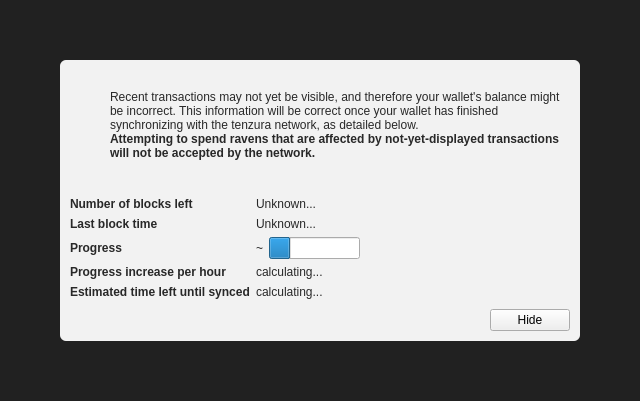
<?xml version="1.0" encoding="UTF-8"?>
<ui version="4.0">
 <class>ModalOverlay</class>
 <widget class="ModalOverlay" name="ModalOverlay">
  <property name="geometry">
   <rect>
    <x>0</x>
    <y>0</y>
    <width>640</width>
    <height>401</height>
   </rect>
  </property>
  <property name="windowTitle">
   <string>Form</string>
  </property>
  <layout class="QVBoxLayout" name="verticalLayout" stretch="0">
   <property name="sizeConstraint">
    <enum>QLayout::SetDefaultConstraint</enum>
   </property>
   <property name="leftMargin">
    <number>0</number>
   </property>
   <property name="topMargin">
    <number>0</number>
   </property>
   <property name="rightMargin">
    <number>0</number>
   </property>
   <property name="bottomMargin">
    <number>0</number>
   </property>
   <item>
    <widget class="QWidget" name="bgWidget" native="true">
     <property name="styleSheet">
      <string notr="true">#bgWidget { background: rgba(0,0,0,220); }</string>
     </property>
     <layout class="QVBoxLayout" name="verticalLayoutMain" stretch="1">
      <property name="leftMargin">
       <number>60</number>
      </property>
      <property name="topMargin">
       <number>60</number>
      </property>
      <property name="rightMargin">
       <number>60</number>
      </property>
      <property name="bottomMargin">
       <number>60</number>
      </property>
      <item>
       <widget class="QWidget" name="contentWidget" native="true">
        <property name="styleSheet">
         <string notr="true">#contentWidget { background: rgba(255,255,255,240); border-radius: 6px; }

QLabel { color: rgb(40,40,40);  }</string>
        </property>
        <layout class="QVBoxLayout" name="verticalLayoutSub" stretch="1,0,0,0">
         <property name="spacing">
          <number>0</number>
         </property>
         <property name="leftMargin">
          <number>10</number>
         </property>
         <property name="topMargin">
          <number>10</number>
         </property>
         <property name="rightMargin">
          <number>10</number>
         </property>
         <property name="bottomMargin">
          <number>10</number>
         </property>
         <item>
          <layout class="QHBoxLayout" name="horizontalLayoutIconText" stretch="0,1">
           <property name="topMargin">
            <number>20</number>
           </property>
           <item>
            <layout class="QVBoxLayout" name="verticalLayoutIcon">
             <property name="leftMargin">
              <number>0</number>
             </property>
             <item>
              <widget class="QPushButton" name="warningIcon">
               <property name="enabled">
                <bool>false</bool>
               </property>
               <property name="text">
                <string/>
               </property>
               <property name="icon">
                <iconset>
                 <normaloff>:/icons/warning</normaloff>
                 <disabledoff>:/icons/warning</disabledoff>:/icons/warning</iconset>
               </property>
               <property name="iconSize">
                <size>
                 <width>48</width>
                 <height>48</height>
                </size>
               </property>
               <property name="flat">
                <bool>true</bool>
               </property>
              </widget>
             </item>
             <item>
              <spacer name="verticalSpacerWarningIcon">
               <property name="orientation">
                <enum>Qt::Vertical</enum>
               </property>
               <property name="sizeHint" stdset="0">
                <size>
                 <width>20</width>
                 <height>40</height>
                </size>
               </property>
              </spacer>
             </item>
            </layout>
           </item>
           <item>
            <layout class="QVBoxLayout" name="verticalLayoutInfoText">
             <property name="leftMargin">
              <number>0</number>
             </property>
             <property name="topMargin">
              <number>0</number>
             </property>
             <item>
              <widget class="QLabel" name="infoText">
               <property name="text">
                <string>Recent transactions may not yet be visible, and therefore your wallet's balance might be incorrect. This information will be correct once your wallet has finished synchronizing with the tenzura network, as detailed below.</string>
               </property>
               <property name="textFormat">
                <enum>Qt::RichText</enum>
               </property>
               <property name="wordWrap">
                <bool>true</bool>
               </property>
              </widget>
             </item>
             <item>
              <widget class="QLabel" name="infoTextStrong">
               <property name="font">
                <font>
                 <weight>75</weight>
                 <bold>true</bold>
                </font>
               </property>
               <property name="text">
                <string>Attempting to spend ravens that are affected by not-yet-displayed transactions will not be accepted by the network.</string>
               </property>
               <property name="textFormat">
                <enum>Qt::RichText</enum>
               </property>
               <property name="wordWrap">
                <bool>true</bool>
               </property>
              </widget>
             </item>
             <item>
              <spacer name="verticalSpacerInTextSpace">
               <property name="orientation">
                <enum>Qt::Vertical</enum>
               </property>
               <property name="sizeHint" stdset="0">
                <size>
                 <width>20</width>
                 <height>40</height>
                </size>
               </property>
              </spacer>
             </item>
            </layout>
           </item>
          </layout>
         </item>
         <item>
          <spacer name="verticalSpacerAfterText">
           <property name="orientation">
            <enum>Qt::Vertical</enum>
           </property>
           <property name="sizeHint" stdset="0">
            <size>
             <width>20</width>
             <height>40</height>
            </size>
           </property>
          </spacer>
         </item>
         <item>
          <layout class="QFormLayout" name="formLayout">
           <property name="fieldGrowthPolicy">
            <enum>QFormLayout::FieldsStayAtSizeHint</enum>
           </property>
           <property name="horizontalSpacing">
            <number>6</number>
           </property>
           <property name="verticalSpacing">
            <number>6</number>
           </property>
           <property name="topMargin">
            <number>10</number>
           </property>
           <item row="0" column="0">
            <widget class="QLabel" name="labelNumberOfBlocksLeft">
             <property name="font">
              <font>
               <weight>75</weight>
               <bold>true</bold>
              </font>
             </property>
             <property name="text">
              <string>Number of blocks left</string>
             </property>
            </widget>
           </item>
           <item row="0" column="1">
            <widget class="QLabel" name="numberOfBlocksLeft">
             <property name="text">
              <string>Unknown...</string>
             </property>
            </widget>
           </item>
           <item row="1" column="0">
            <widget class="QLabel" name="labelLastBlockTime">
             <property name="font">
              <font>
               <weight>75</weight>
               <bold>true</bold>
              </font>
             </property>
             <property name="text">
              <string>Last block time</string>
             </property>
            </widget>
           </item>
           <item row="1" column="1">
            <widget class="QLabel" name="newestBlockDate">
             <property name="sizePolicy">
              <sizepolicy hsizetype="Maximum" vsizetype="Preferred">
               <horstretch>0</horstretch>
               <verstretch>0</verstretch>
              </sizepolicy>
             </property>
             <property name="text">
              <string>Unknown...</string>
             </property>
            </widget>
           </item>
           <item row="2" column="0">
            <widget class="QLabel" name="labelSyncDone">
             <property name="font">
              <font>
               <weight>75</weight>
               <bold>true</bold>
              </font>
             </property>
             <property name="text">
              <string>Progress</string>
             </property>
            </widget>
           </item>
           <item row="2" column="1">
            <layout class="QHBoxLayout" name="horizontalLayoutSync" stretch="0,1">
             <item>
              <widget class="QLabel" name="percentageProgress">
               <property name="text">
                <string notr="true">~</string>
               </property>
              </widget>
             </item>
             <item>
              <widget class="QProgressBar" name="progressBar">
               <property name="value">
                <number>24</number>
               </property>
               <property name="format">
                <string/>
               </property>
              </widget>
             </item>
            </layout>
           </item>
           <item row="4" column="0">
            <widget class="QLabel" name="labelProgressIncrease">
             <property name="font">
              <font>
               <weight>75</weight>
               <bold>true</bold>
              </font>
             </property>
             <property name="text">
              <string>Progress increase per hour</string>
             </property>
            </widget>
           </item>
           <item row="4" column="1">
            <widget class="QLabel" name="progressIncreasePerH">
             <property name="text">
              <string>calculating...</string>
             </property>
            </widget>
           </item>
           <item row="5" column="0">
            <widget class="QLabel" name="labelEstimatedTimeLeft">
             <property name="font">
              <font>
               <weight>75</weight>
               <bold>true</bold>
              </font>
             </property>
             <property name="text">
              <string>Estimated time left until synced</string>
             </property>
            </widget>
           </item>
           <item row="5" column="1">
            <widget class="QLabel" name="expectedTimeLeft">
             <property name="text">
              <string>calculating...</string>
             </property>
            </widget>
           </item>
          </layout>
         </item>
         <item>
          <layout class="QHBoxLayout" name="horizontalLayoutButtons">
           <property name="leftMargin">
            <number>10</number>
           </property>
           <property name="topMargin">
            <number>10</number>
           </property>
           <item>
            <widget class="QLabel" name="versionLabel">
             <property name="text">
              <string></string>
             </property>
            </widget>
           </item>
           <item>
            <spacer name="horizontalSpacer">
             <property name="orientation">
              <enum>Qt::Horizontal</enum>
             </property>
             <property name="sizeHint" stdset="0">
              <size>
               <width>40</width>
               <height>20</height>
              </size>
             </property>
            </spacer>
           </item>
           <item>
            <widget class="QPushButton" name="closeButton">
             <property name="text">
              <string>Hide</string>
             </property>
            </widget>
           </item>
          </layout>
         </item>
        </layout>
       </widget>
      </item>
     </layout>
    </widget>
   </item>
  </layout>
 </widget>
 <customwidgets>
  <customwidget>
   <class>ModalOverlay</class>
   <extends>QWidget</extends>
   <header>modaloverlay.h</header>
   <container>1</container>
  </customwidget>
 </customwidgets>
 <resources/>
 <connections/>
</ui>
